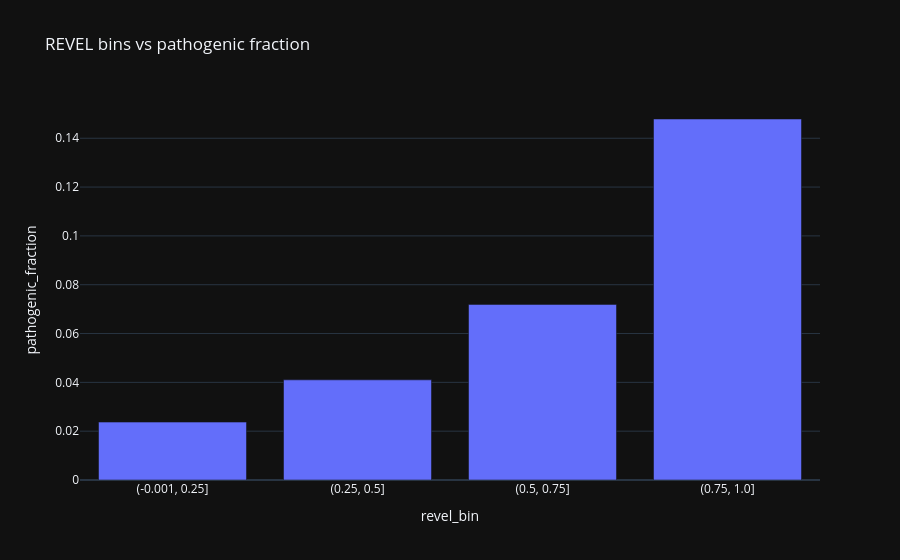

The notebook cell this image was saved under:
### Markdown cell above
## 11. 📊 REVEL bins vs pathogenic

### Code cell
tmp = d[['revel_num', 'pathogenic']].dropna().copy()
tmp['revel_bin'] = pd.cut(tmp['revel_num'], bins=[0, 0.25, 0.5, 0.75, 1.0], include_lowest=True)
tbl = tmp.groupby('revel_bin').agg(pathogenic_fraction=('pathogenic', 'mean'), n=('pathogenic', 'size')).reset_index()
tbl['revel_bin'] = tbl['revel_bin'].astype(str)
display(tbl)
fig = px.bar(tbl, x='revel_bin', y='pathogenic_fraction', hover_data=['n'], title='REVEL bins vs pathogenic fraction')
fig.show()

### Figure 1 — Plotly figure (JSON) as saved in the notebook; plotly's stock layout.template omitted (floating-point values rounded to 4 significant figures)
{"data": [{"customdata": [[1602], [390], [139], [142]], "hovertemplate": "revel_bin=%{x}<br>pathogenic_fraction=%{y}<br>n=%{customdata[0]}<extra></extra>", "legendgroup": "", "marker": {"color": "#636efa", "pattern": {"shape": ""}}, "name": "", "orientation": "v", "showlegend": false, "textposition": "auto", "x": ["(-0.001, 0.25]", "(0.25, 0.5]", "(0.5, 0.75]", "(0.75, 1.0]"], "xaxis": "x", "y": [0.02372, 0.04103, 0.07194, 0.1479], "yaxis": "y", "type": "bar"}], "layout": {"xaxis": {"anchor": "y", "domain": [0.0, 1.0], "title": {"text": "revel_bin"}}, "yaxis": {"anchor": "x", "domain": [0.0, 1.0], "title": {"text": "pathogenic_fraction"}}, "legend": {"tracegroupgap": 0}, "title": {"text": "REVEL bins vs pathogenic fraction"}, "barmode": "relative"}}
